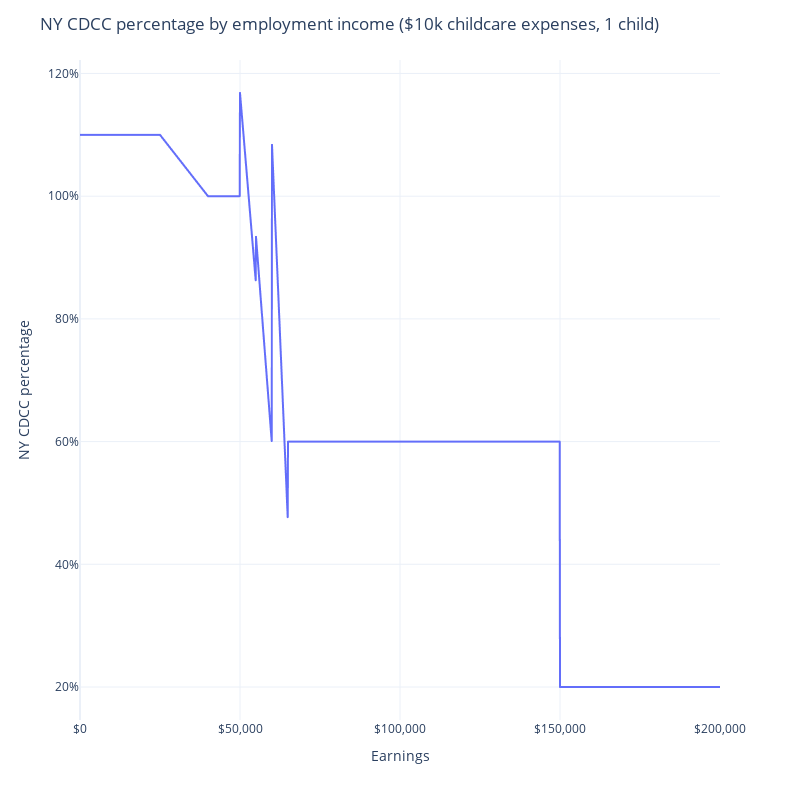

Notebook code for this chart:
### Markdown cell above
The reason for the highly irregular shape of the credit is mostly due to NY legislative decisions. The percentage of the federal credit that defines the NY credit is as shown below. This is the same as the table on [the Form IT-216 instructions](https://www.tax.ny.gov/pdf/current_forms/it/it216i.pdf#page=8).

### Code cell
px.line(
    y=sim.calc("ny_cdcc_rate")[0],
    x=sim.calc("employment_income")[0],
).update_layout(
    yaxis_tickformat=".0%",
    xaxis_tickformat="$,.0f",
    height=800,
    width=800,
    xaxis_title="Earnings",
    yaxis_title="NY CDCC percentage",
    title="NY CDCC percentage by employment income ($10k childcare expenses, 1 child)",
    template="plotly_white",
)

### Figure 1 — Plotly figure (JSON) as saved in the notebook; plotly's stock layout.template omitted (floating-point values rounded to 4 significant figures; data arrays with more than 128 entries replaced by an {"elided": "..."} marker saying what was removed)
{"data": [{"hovertemplate": "x=%{x}<br>y=%{y}<extra></extra>", "legendgroup": "", "line": {"color": "#636efa", "dash": "solid"}, "marker": {"symbol": "circle"}, "mode": "lines", "name": "", "showlegend": false, "type": "scattergl", "x": {"elided": "2001 int values"}, "xaxis": "x", "y": {"elided": "2001 float values"}, "yaxis": "y"}], "layout": {"height": 800, "legend": {"tracegroupgap": 0}, "margin": {"t": 60}, "title": {"text": "NY CDCC percentage by employment income ($10k childcare expenses, 1 child)"}, "width": 800, "xaxis": {"anchor": "y", "autorange": true, "domain": [0, 1], "range": [0, 200000], "tickformat": "$,.0f", "title": {"text": "Earnings"}, "type": "linear"}, "yaxis": {"anchor": "x", "autorange": true, "domain": [0, 1], "range": [0.1462, 1.222], "tickformat": ".0%", "title": {"text": "NY CDCC percentage"}, "type": "linear"}}}
